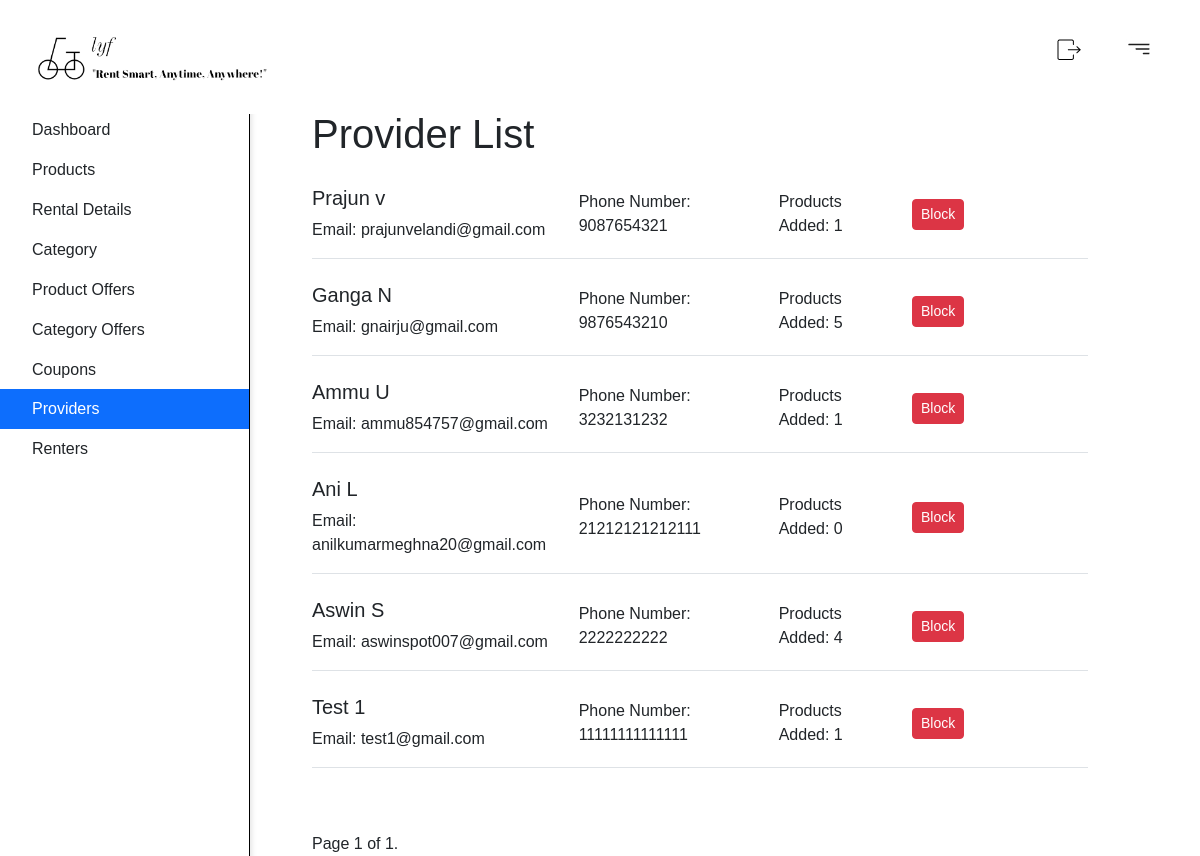
Screenshot of /providerList (signed in) with the database file from the repository.
### user/models.py (models this page shows, shortened)
class CustomUser(AbstractBaseUser, PermissionsMixin):
    phone_number_validator = RegexValidator(
        regex=r'^\d{1,15}$',  # This regex allows 1 to 15 digits
        message='Phone number must contain only digits.',
        code='invalid_phone_number'
    )
    password_validator = RegexValidator(
        regex=r'^(?=.*\d)(?=.*[@$!%*?&])[A-Za-z\d@$!%*?&]{8,}$',
        message='Password must contain at least one number and one special character. It should be at least 8 characters long.',
        code='invalid_password'
    )
    email = models.EmailField(unique=True)
    first_name = models.CharField(max_length=30)
    last_name = models.CharField(max_length=30,null=True)
    phone_number = models.CharField(
        max_length=15,
        blank=True,
        null=True,
        validators=[phone_number_validator]
    )
    is_active = models.BooleanField(default=True)
    is_staff = models.BooleanField(default=False)
    is_super = models.BooleanField(default=False)
    date_joined = models.DateTimeField(default=timezone.now)
    referrer = models.ForeignKey('self',on_delete=models.SET_NULL,null=True,blank=True,related_name='referred_users')
    referral_code = models.CharField(max_length=10,unique=True,blank=True,null=True)
    objects = CustomUserManager()
    USERNAME_FIELD = 'email'
    REQUIRED_FIELDS = ['first_name', 'last_name','phone_number']
    def get_full_name(self):
        return f"{self.first_name} {self.last_name}"
    class Meta:
        verbose_name = 'User'
        verbose_name_plural = 'Users'

### adminPanel/views.py (the view)
    def wrapper(request, *args, **kwargs):
        if request.user.is_authenticated and request.user.is_staff:
            return view_func(request, *args, **kwargs)
        else:
            return HttpResponseForbidden("You don't have permission to access this page.")

### adminPanel/views.py (called while the page is built)
def admin_access_required(view_func):
    def wrapper(request, *args, **kwargs):
        if request.user.is_authenticated and request.user.is_staff:
            return view_func(request, *args, **kwargs)
        else:
            return HttpResponseForbidden("You don't have permission to access this page.")
    return wrapper

@admin_access_required
def providerList(request):
    provider=CustomUser.objects.filter(is_staff=True).exclude(is_superuser=True)
    provider_per_page = 10
    paginator = Paginator(provider, provider_per_page)
    page = request.GET.get('page')
    try:
        provider = paginator.page(page)
    except PageNotAnInteger:
        provider = paginator.page(1)
    except EmptyPage:
        provider = paginator.page(paginator.num_pages)
    return render(request,'adminPanel/providerList.html',{'provider':provider})

### templates/adminPanel/providerList.html (shortened to what this page needs)
{% extends "adminPanel/adminPanel.html" %}
{% block content%}
<div id="sidebarMenu" class="sidebar bg-white">
    <div class="position-sticky">
        <div class="list-group list-group-flush">
            <a href="{% url 'adminPanel:adminPanel' %}" class="list-group-item list-group-item-action py-2 ripple">
                <span>Dashboard</span>
            </a>
            <a href="{% url 'adminPanel:adminProducts' %}" class="list-group-item list-group-item-action py-2 ripple">
                <span>Products</span>
            </a>
            <a href="{% url 'order:rental_management' %}" class="list-group-item list-group-item-action py-2 ripple">
                <span>Rental Details</span>
            </a>
            <a href="{% url 'adminPanel:adminCategory' %}" class="list-group-item list-group-item-action py-2 ripple ">
                <span>Category</span>
            </a>
            <a href="{% url 'adminPanel:product_offer_form' %}" class="list-group-item list-group-item-action py-2 ripple">
                <span>Product Offers</span>
            </a>
            <a href="{% url 'adminPanel:category_offer_form' %}" class="list-group-item list-group-item-action py-2 ripple">
                <span>Category Offers</span>
            </a>
            <a href="{% url 'adminPanel:coupons_page' %}" class="list-group-item list-group-item-action py-2 ripple">
                <span>Coupons</span>
            </a>
            <a href="{% url 'adminPanel:providerList' %}" class="list-group-item list-group-item-action py-2 ripple active">
                <span>Providers</span>
            </a>
            <a href="{% url 'adminPanel:renterList' %}" class="list-group-item list-group-item-action py-2 ripple">
                <span>Renters</span>
            </a>
        </div>
    </div>
</div>
<div id="productContent" class="container d-flex flex-column" style="max-width: 800px; height: 500px; margin-top: 110px; margin-left: 300px;">
    <h1 class="text-2xl">Provider List</h1>
    {% if provider %}
        <ul class="list-unstyled" style="margin-top: 20px;">
            {% for user in provider %}
                <li class="mb-4 pb-3 border-bottom">
                    <div class="row align-items-center">
                        <div class="col-md-4">
                            <h5>{{ user.get_full_name }}</h5>
                            <p class="mb-0">Email: {{ user.email }}</p>
                        </div>
                        <div class="col-md-3">
                            <p class="mb-0">Phone Number: {{ user.phone_number }}</p>
                        </div>
                        <div class="col-md-2">
                            <p class="mb-0">Products Added: {{ user.products.count }}</p>
                        </div>
                        <div class="col-md-3 text-md-right">
                            <form method="post" action="{% url 'adminPanel:blockUnblockUserRenter' user.id %}" class="d-inline">
                                {% if user.is_active %}
                                    <button type="submit" class="btn btn-danger btn-sm">Block</button>
                                {% else %}
                                    <button type="submit" class="btn btn-success btn-sm">Unblock</button>
                                {% endif %}
                            </form>
                        </div>
                    </div>
                </li>
            {% endfor %}
        </ul>
        <div class="pagination mt-4">
            <span class="step-links">
                <span class="current">
                    Page {{ provider.number }} of {{ provider.paginator.num_pages }}.
                </span>
            </span>
        </div>
    {% else %}
        <div class="alert alert-info mt-4">
            No providers found.
        </div>
    {% endif %}
</div>
{% endblock %}

### staticfields/style.css (style rules this page uses)
* { font-family: 'poppins',sans-serif; margin: 0; padding: 0; box-sizing: border-box; }
body { background: #ffffff; }
a { text-decoration: none; color: black; }

### templates/adminPanel/adminPanel.html (style rules this page uses)
body { margin: 0; padding: 0; }
.list-group-item { border: none; cursor: pointer; }
.active { background-color: #9cc4f0; color: #fff; }
#sidebarMenu { width: 250px; position: fixed; top: 0; left: 0; height: 100%; overflow-y: auto; background-color: #fff; border-right: 1px solid #000000; border-top: 4px solid #007bff; box-shadow: 2px 0px 5px rgba(0, 0, 0, 0.1); padding-top: 56px; margin-top: 50px; }

### rows the page displays
CustomUser: get_full_name "Prajun v", email "prajunvelandi@gmail.com", phone_number "9087654321", products.count "1", is_active "Block"
CustomUser: get_full_name "Ganga N", email "gnairju@gmail.com", phone_number "9876543210", products.count "5", is_active "Block"
CustomUser: get_full_name "Ammu U", email "ammu854757@gmail.com", phone_number "3232131232", products.count "1", is_active "Block"
CustomUser: get_full_name "Ani L", email "anilkumarmeghna20@gmail.com", phone_number "21212121212111", products.count "0", is_active "Block"
CustomUser: get_full_name "Aswin S", email "aswinspot007@gmail.com", phone_number "2222222222", products.count "4", is_active "Block"
CustomUser: get_full_name "Test 1", email "test1@gmail.com", phone_number "11111111111111", products.count "1", is_active "Block"

### other values shown
{{ provider.number }} "1"
{{ provider.paginator.num_pages }} "1"
